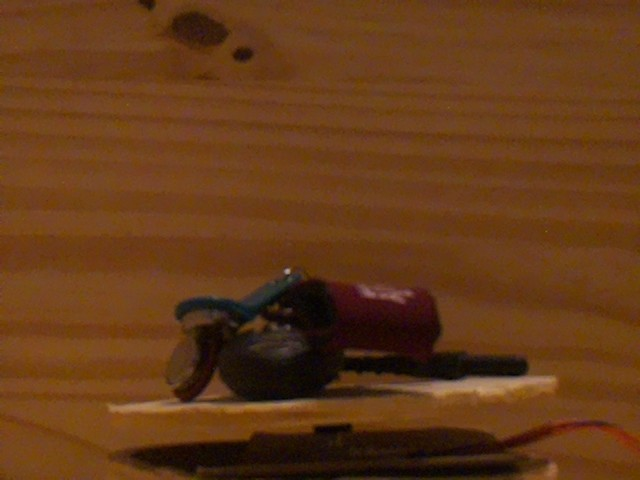
#> input picture Sample_Data/Keys_Unlit/test1.jpg, 640 x 480 px, found by its file name
$ python test_axis_generation.py
#> lines starting #> are read from the running program, lines starting #| are printed output that depends on the picture
import cv2 as cv
import open3d as o3d
import numpy as np
import math
from matplotlib import pyplot as plt
from collections import Counter

img = cv.imread(f'Sample_Data/Laser_Bottle/test1.jpg', cv.IMREAD_GRAYSCALE)
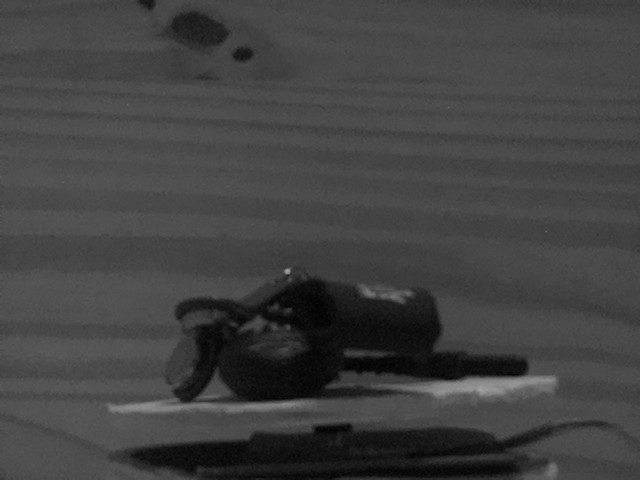
#> img: shape (480, 640); min 0, max 166, mean 66.3
assert img is not None, "file could not be read, check with os.path.exists()"

ret,th1 = cv.threshold(img,200,255,cv.THRESH_BINARY)
#> th1: shape (480, 640); every value is 0


i = 0
c = 0
z = 0

arr = []
temp = []
maxy = 0
maxx = 0

while(i < len(th1)):
    while(c < len(th1[0])):
        if(th1[i][c] == 255):
            if(i > maxy):
                maxy = i
                maxx = c
            temp = [c, z, i]
            arr.append(temp)
        c += 1
    c = 0
    i += 1
#> after the loop, arr = []; i = 480; maxx = 0; maxy = 0

i = 0
while(i < len(arr)):
    arr[i][1] = maxx - arr[i][0]
    #arr[i][0] = 1
    i += 1
#> this loop made 0 passes
#> after the loop, i = 0
i = 0

arrx = []
arry = []
arrz = []
filter_arr = []
while(i < len(arr)):
    if(arr[i][1] > 0 and arr[i][1] < 150):
        filter_arr.append(arr[i])
        arrx.append(arr[i][0])
        arry.append(arr[i][1])
        arrz.append(arr[i][2])

    i += 1
#> after the loop, arrx = []; arry = []; arrz = []; filter_arr = []; i = 0

unique_arrz = list(set(arrz))
#> unique_arrz = []

maxx_at_z = 0
minx_at_z = 480
i = 0
c = 0
minx_arr = []
while(i < len(unique_arrz)):
    try_val = unique_arrz[i]
    while(c < len(filter_arr)):
        if(filter_arr[c][2] == try_val):
            if(filter_arr[c][0] < minx_at_z):
                minx_at_z = filter_arr[c][0]
                minx_arr.append(filter_arr[c][0])
        c += 1
    c = 0
    minx_at_z = 480
    i += 1
#> after the loop, i = 0; minx_arr = []

i = 0
c = 0
straight_filter_arr = []
while(i < len(filter_arr)):
    while(c < len(unique_arrz)):
        if(filter_arr[i][2] == unique_arrz[c]):
            filter_arr[i][0] = filter_arr[i][0] - int(minx_arr[c]) + 1
            straight_filter_arr.append(filter_arr[i])
        c += 1
    c = 0
    i += 1
#> after the loop, i = 0; straight_filter_arr = []

arr = straight_filter_arr
x_values = [coord[0] for coord in arr]
#> x_values = []
y_values = [coord[1] for coord in arr]
#> y_values = []
x_counts = Counter(x_values)
#> x_counts = 0 items
y_counts = Counter(y_values)
#> y_counts = 0 items
min_num_x = 240
min_num_y = 130
most_common_x = [(x, count) for x, count in x_counts.items() if count >= min_num_x]
#> most_common_x = []
most_common_y = [(y, count) for y, count in y_counts.items() if count >= min_num_y]
#> most_common_y = []

#> (the run stopped early here; a loop or call above may not have finished)
